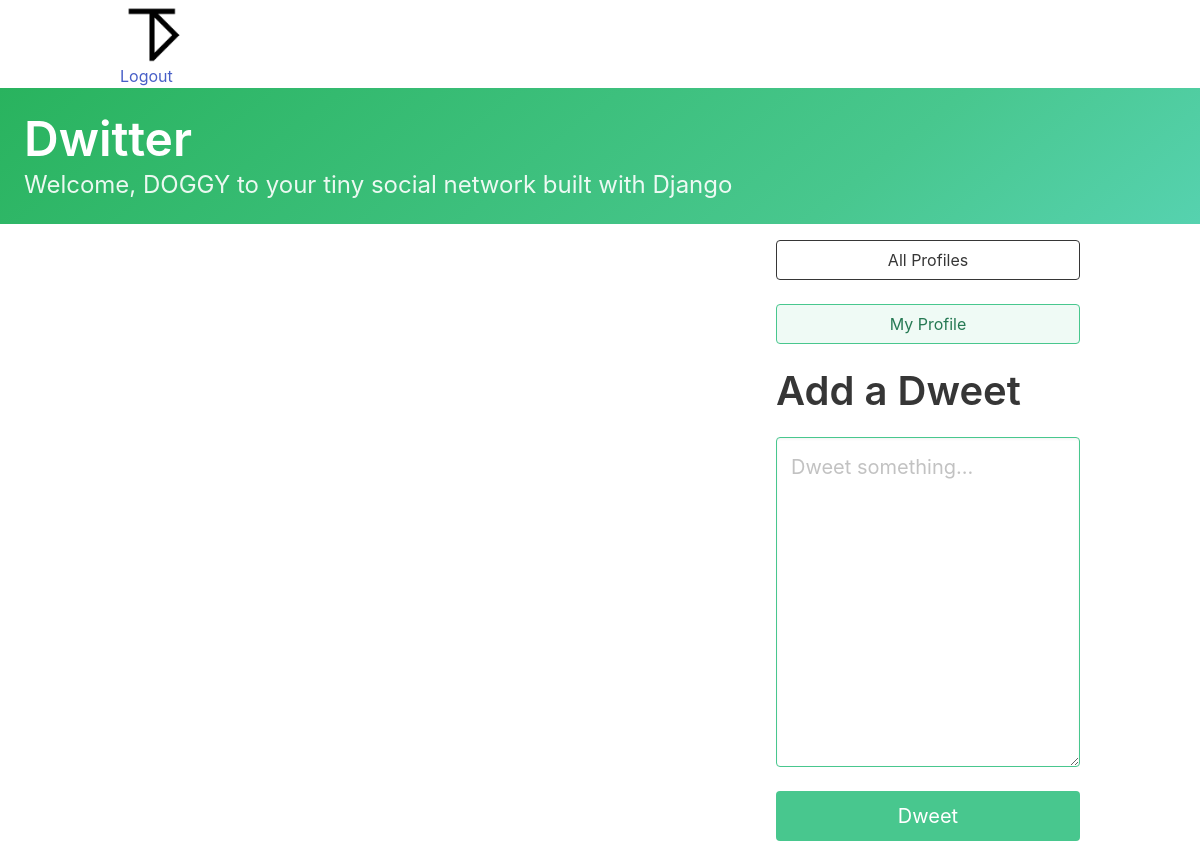
The page /dashboard/ (signed in) on the database as committed earlier.
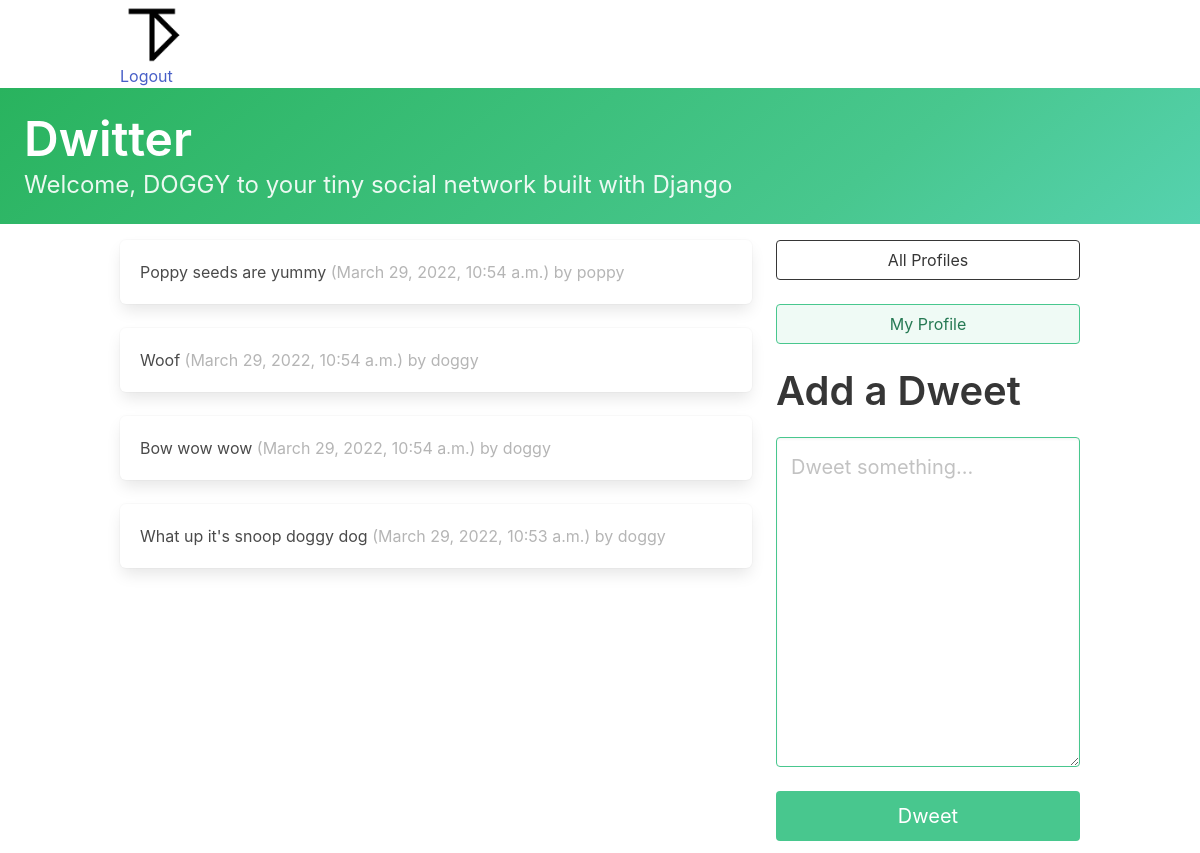
The same page on the database as committed later.
### dwitter/models.py (models this page shows, shortened)
class Dweet(models.Model):
    user = models.ForeignKey(
        User, related_name="dweets", on_delete=models.DO_NOTHING
    )
    body = models.CharField(max_length=140)
    created_at = models.DateTimeField(auto_now_add=True)

### dwitter/views.py (the view)
# urls.py: path('dashboard/', dashboard, name='dashboard'),
def dashboard(request):
    form = DweetForm(request.POST or None)
    if form.is_valid():
        dweet = form.save(commit=False)
        dweet.user = request.user
        dweet.save()
        return redirect("dwitter:dashboard")
    followed_dweets = Dweet.objects.filter(
        user__profile__in=request.user.profile.follows.all()
    ).order_by("-created_at")
    return render(
        request,
        "dwitter/dashboard.html",
        {"form": form, "dweets": followed_dweets},
    )

### dwitter/forms.py
class DweetForm(forms.ModelForm):
    body = forms.CharField(
        required=True,
        widget=forms.widgets.Textarea(
            attrs={"placeholder": "Dweet something...",
                   "class": "textarea is-success is-medium",
                   }
        ),
        label="",
    )
    class Meta:
        model = Dweet
        exclude = ("user", )

### dwitter/templates/dwitter/dashboard.html (shortened to what this page needs)
{% extends 'base.html' %}
{% block content %}
<div class="column">
    {% for dweet in dweets %}
        <div class="box">
            {{ dweet.body }}
            <span class="is-small has-text-grey-light">
                ({{ dweet.created_at }}) by {{ dweet.user.username }}
            </span>
        </div>
    {% endfor %}
</div>
<div class="column is-one-third">
    <div class="block">
        <a href="{% url 'dwitter:profile_list' %} ">
            <button class="button is-dark is-outlined is-fullwidth">
                All Profiles
            </button>
        </a>
    </div>
    <div class="block">
        <a href="{% url 'dwitter:profile' request.user.profile.id %} ">
            <button class="button is-success is-light is-outlined is-fullwidth">
                My Profile
            </button>
        </a>
    </div>
    <div class="block">
        <div class="block">
            <h2 class="title is-2">Add a Dweet</h2>
        </div>
        <div class="block">
            <form method="post">
                {{ form.as_p }}
                <button class="button is-success is-fullwidth is-medium mt-5"
                        type="submit">Dweet
                </button>
            </form>
        </div>
    </div>
</div>
{% endblock %}

Rows that differ between the two databases and show on the page:
added Dweet: body "Poppy seeds are yummy", created_at "March 29, 2022, 10:54 a.m.", user.username "poppy"
added Dweet: body "Woof", created_at "March 29, 2022, 10:54 a.m.", user.username "doggy"
added Dweet: body "Bow wow wow", created_at "March 29, 2022, 10:54 a.m.", user.username "doggy"
added Dweet: body "What up it's snoop doggy dog", created_at "March 29, 2022, 10:53 a.m.", user.username "doggy"
